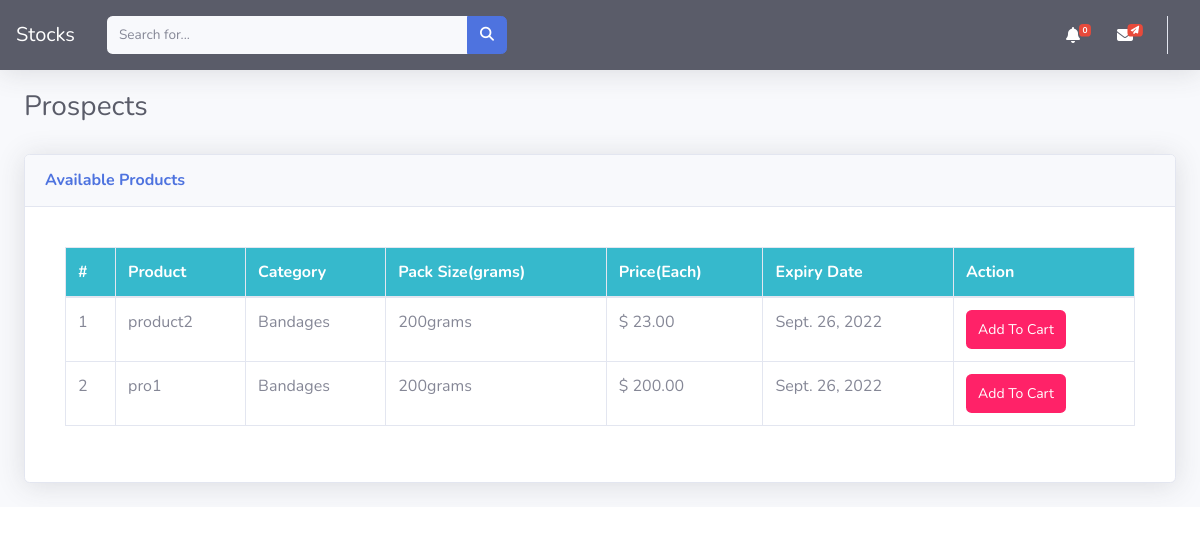
The app's page /sup-products/14/ with its own data.
### dashboard/models.py (models this page shows, shortened)
class Product(models.Model):
    vendor = models.ForeignKey(Vendor, related_name="products", on_delete=models.CASCADE,null=True,blank=True)
    title = models.CharField(max_length=255,null=True, blank=True)
    slug = models.SlugField(max_length=55)
    description = models.TextField(blank=True, null=True)
    price = models.DecimalField(max_digits=50, decimal_places=2)
    added_date = models.DateTimeField(auto_now_add=True)
    category = models.CharField(choices=CATEGORY_CHOICES, max_length=255,null=True, blank=True)
    pack_size = models.CharField(max_length=255,null=True,blank=True)
    quantity = models.PositiveIntegerField(default=1)
    expiry_date = models.DateField(blank=True,null=True)
    image = models.ImageField(upload_to='uploads/',blank=True, null=True)
    thumbnail = models.ImageField(upload_to='uploads/', blank=True, null=True)
    class Meta:
        ordering = ['-added_date']

### dashboard/views.py (the view)
# urls.py: path('sup-products/<int:key>/',views.viewVendorProducts, name='sup-products'),
def viewVendorProducts(request, key):
    vendor = get_object_or_404(Vendor, pk=key)
    context= {
        'vendor': vendor,
    }
    return render(request, 'skeleton/supplier_products.html', context)

### dashboard/context_processors.py (called while the page is built)
def notifications(request):
    allnotifications = BroadcastNotification.objects.all()
    return {'notifications': allnotifications}

def cart(request):
    return {'cart': Cart(request)}

### templates/skeleton/supplier_products.html (shortened to what this page needs)
{% extends 'body/base.html' %}
{% load crispy_forms_tags %}
{% block content %}
<div class="container-fluid">
  <div class="d-sm-flex align-items-center justify-content-between mb-4">
    <h1 class="h3 mb-0 text-gray-800" style="margin-top: 20px">
      {{ vendor.first_name }} {{ vendor.last_name }}
    </h1>
  </div>
<div class="card shadow mb-4" style="margin-top: 30px">
  <div class="card-header py-3">
    <h6 class="m-0 font-weight-bold text-primary">Available Products</h6>
  </div>
  <div class="card-body">
    <div class="card-body">
      <div class="table-responsive">
          <table class="table table-bordered" id="dataTable" width="100%" cellspacing="0">
              <thead class='bg-info'>
                  <tr class="text-white">
                      <th scope="col">#</th>
                      <th scope="col">Product</th>
                      <th scope="col">Category</th>
                      <th scope="col">Pack Size(grams)</th>
                      <th scope="col">Price(Each)</th>
                      <th scope="col">Expiry Date</th>
                      <th scope="col">Action</th>
                  </tr>
              </thead>
              <tbody>
                  {% for product  in vendor.products.all  %}
                  <tr>
                    <td>{{forloop.counter}}</td>
                      <td>{{product.title }}</td>
                      <td>{{product.category }}</td>
                      <td>{{product.pack_size }}</td>
                      <td>$ {{product.price }}</td>
                      <td>{{product.expiry_date }}</td>
                      <td>
                        {% if user.is_authenticated %}
                        <a href="{% url 'view-product' product.slug %}" style='width:100px; font-size:14px;color:white;background-color:#ff5d68;text-align;cenetr;padding:8px 6px;' class='btn'>Add To Cart</a>
                        {%else %}
                        <a href="{% url 'login'%}" style='width:100px; font-size:14px;color:white;background-color:#ff2268;text-align;cenetr;padding:8px 6px;' class='btn '>Add To Cart</a>
                        {% endif %}
                      </td>
                  </tr>
                  {% endfor %}
              </tbody>
          </table>
      </div>
  </div>
</div>
  {% endblock %}

### records on screen
Product: title "product2", category "Bandages", pack_size "200grams", price "23.00", expiry_date "Sept. 26, 2022"
Product: title "pro1", category "Bandages", pack_size "200grams", price "200.00", expiry_date "Sept. 26, 2022"

### other values on screen
{{ vendor.first_name }} "Prospects"
